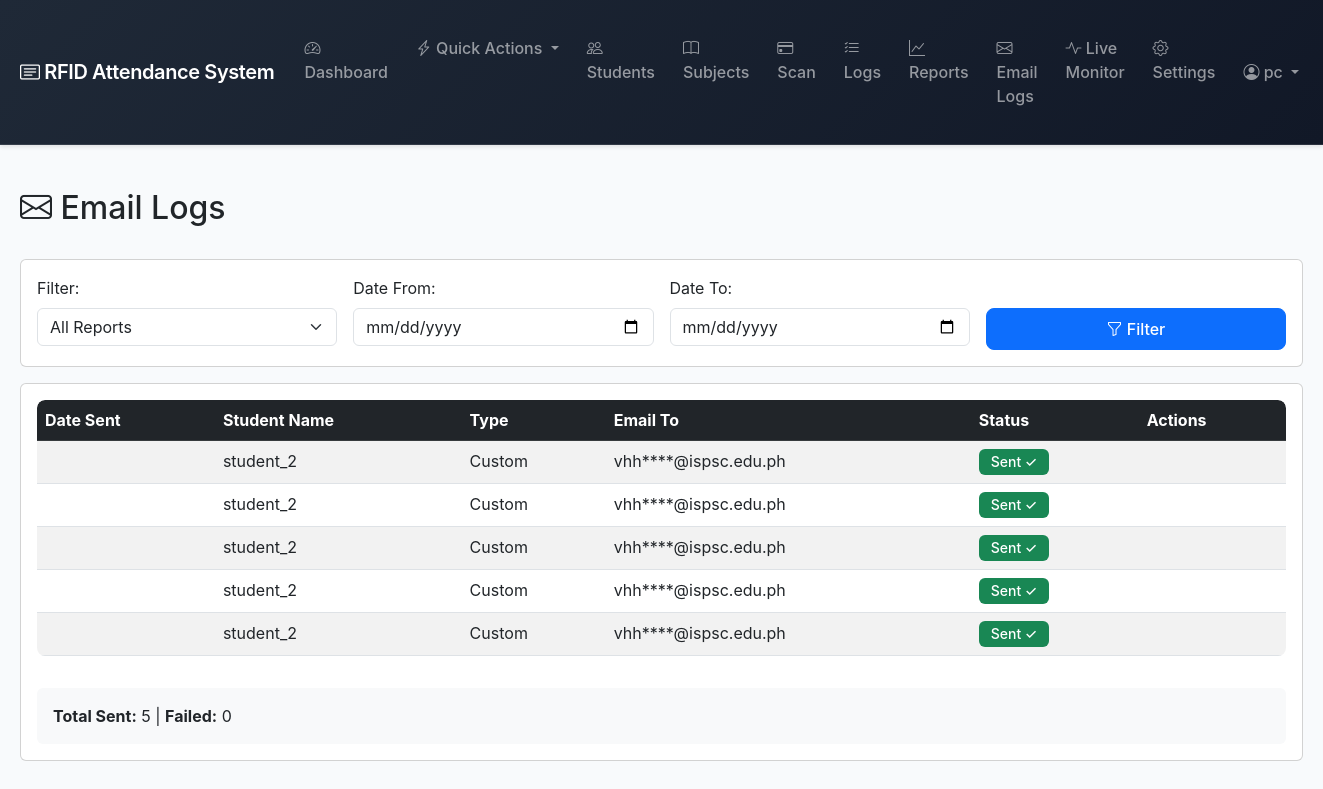
/email-logs/ (signed in), run on the app's committed database.
### attendance/models.py (models this page shows, shortened)
class EmailLog(models.Model):
    STATUS_CHOICES = [
        ('SENT', 'Sent'),
        ('FAILED', 'Failed'),
        ('PENDING', 'Pending'),
    ]
    TYPE_CHOICES = [
        ('SEMESTER', 'Semester Report'),
        ('WARNING', 'Warning'),
        ('DAILY', 'Daily Report'),
        ('CUSTOM', 'Custom'),
    ]
    student = models.ForeignKey(Student, on_delete=models.CASCADE, related_name='email_logs')
    email_to = models.EmailField()
    email_cc = models.EmailField(blank=True)
    email_bcc = models.EmailField(blank=True)
    subject = models.CharField(max_length=200)
    message_body = models.TextField()
    email_type = models.CharField(max_length=20, choices=TYPE_CHOICES, default='SEMESTER')
    status = models.CharField(max_length=10, choices=STATUS_CHOICES, default='PENDING')
    sent_at = models.DateTimeField(null=True, blank=True)
    error_message = models.TextField(blank=True)
    created_at = models.DateTimeField(auto_now_add=True)
    class Meta:
        ordering = ['-created_at']
        indexes = [
            models.Index(fields=['status', 'created_at']),
            models.Index(fields=['student', 'email_type']),
        ]

class Student(models.Model):
    rfid_id = models.CharField(max_length=50, unique=True)
    student_id = models.CharField(max_length=50, unique=True, null=True, blank=True)
    name = models.CharField(max_length=100)
    course = models.ForeignKey('Course', on_delete=models.PROTECT, related_name='students', help_text="Student's enrolled course")
    section = models.ForeignKey('Section', on_delete=models.PROTECT, related_name='students', null=True, blank=True, help_text="Student's section (A, B, C, etc.)")
    email = models.EmailField()
    adviser = models.ForeignKey(Adviser, on_delete=models.SET_NULL, null=True, blank=True, related_name='students')
    user = models.OneToOneField(User, on_delete=models.CASCADE, null=True, blank=True, related_name='student_profile')
    created_at = models.DateTimeField(auto_now_add=True, null=True, blank=True)
    updated_at = models.DateTimeField(auto_now=True, null=True, blank=True)
    class Meta:
        ordering = ['name']

### attendance/views.py (the view)
# urls.py: path('email-logs/', views.email_logs, name='email_logs'),
@login_required
def email_logs(request):
    email_type = request.GET.get('type', '')
    date_from = request.GET.get('date_from', '')
    date_to = request.GET.get('date_to', '')
    logs = EmailLog.objects.select_related('student').all()
    if request.user.is_superuser or request.user.is_staff:
        pass  # Show all logs
    elif hasattr(request.user, 'adviser_profile'):
        adviser = request.user.adviser_profile
        adviser_student_ids = Student.objects.filter(adviser=adviser).values_list('id', flat=True)
        logs = logs.filter(student_id__in=adviser_student_ids)
    else:
        accessible_courses = get_user_accessible_courses(request.user)
        if accessible_courses.exists():
            logs = logs.filter(student__course__in=accessible_courses)
        else:
            logs = logs.none()
    if email_type:
        logs = logs.filter(email_type=email_type)
    if date_from:
        try:
            logs = logs.filter(created_at__gte=datetime.strptime(date_from, '%Y-%m-%d'))
        except:
            pass
    if date_to:
        try:
            logs = logs.filter(created_at__lte=datetime.strptime(date_to, '%Y-%m-%d') + timedelta(days=1))
        except:
            pass
    logs = logs.order_by('-created_at')
    stats = {
        'total_sent': logs.filter(status='SENT').count(),
        'total_failed': logs.filter(status='FAILED').count(),
    }
    context = {
        'logs': logs,
        'email_type': email_type,
        'date_from': date_from,
        'date_to': date_to,
        'stats': stats,
    }
    return render(request, 'attendance/email_logs.html', context)

### attendance/templatetags/email_filters.py (called while the page is built)
@register.filter
def mask_email(email):
    if not email or '@' not in str(email):
        return email
    email_str = str(email)
    local_part, domain = email_str.split('@', 1)
    if len(local_part) <= 3:
        masked_local = local_part + '****'
    else:
        masked_local = local_part[:3] + '****'
    return f"{masked_local}@{domain}"

### attendance/templates/attendance/email_logs.html (shortened to what this page needs)
{% extends 'attendance/base.html' %}
{% load email_filters %}
{% block content %}
<div class="d-flex justify-content-between align-items-center mb-4">
    <h2><i class="bi bi-envelope"></i> Email Logs</h2>
</div>
<div class="card mb-3">
    <div class="card-body">
        <form method="GET" action="{% url 'email_logs' %}" class="row g-3">
            <div class="col-md-3">
                <label for="type" class="form-label">Filter:</label>
                <select class="form-select" id="type" name="type">
                    <option value="">All Reports</option>
                </select>
            </div>
            <div class="col-md-3">
                <label for="date_from" class="form-label">Date From:</label>
                <input type="date" class="form-control" id="date_from" name="date_from" value="{{ date_from }}">
            </div>
            <div class="col-md-3">
                <label for="date_to" class="form-label">Date To:</label>
                <input type="date" class="form-control" id="date_to" name="date_to" value="{{ date_to }}">
            </div>
            <div class="col-md-3">
                <label class="form-label">&nbsp;</label>
                <button type="submit" class="btn btn-primary w-100">
                    <i class="bi bi-funnel"></i> Filter
                </button>
            </div>
        </form>
    </div>
</div>
<div class="card">
    <div class="card-body">
        <div class="table-responsive">
            <table class="table table-striped table-hover">
                <thead class="table-dark">
                    <tr>
                        <th>Date Sent</th>
                        <th>Student Name</th>
                        <th>Type</th>
                        <th>Email To</th>
                        <th>Status</th>
                        <th>Actions</th>
                    </tr>
                </thead>
                <tbody>
                    {% for log in logs %}
                    <tr>
                        <td>{{ log.sent_at|date:"m/d/y"|default:log.created_at|date:"m/d/y" }}</td>
                        <td>{{ log.student.name }}</td>
                        <td>{{ log.get_email_type_display }}</td>
                        <td>{{ log.email_to|mask_email }}</td>
                        <td>
                            {% if log.status == 'SENT' %}
                                <span class="badge bg-success">Sent ✓</span>
                            {% elif log.status == 'FAILED' %}
                                <span class="badge bg-danger">Failed ✗</span>
                            {% else %}
                                <span class="badge bg-warning">Pending</span>
                            {% endif %}
                        </td>
                        <td>
                        </td>
                    </tr>
                    {% empty %}
                    <tr>
                        <td colspan="6" class="text-center">No email logs found.</td>
                    </tr>
                    {% endfor %}
                </tbody>
            </table>
        </div>
        <div class="mt-3 p-3 bg-light rounded">
            <strong>Total Sent:</strong> {{ stats.total_sent }} |
            <strong>Failed:</strong> {{ stats.total_failed }}
        </div>
    </div>
</div>
{% endblock %}

### attendance/templates/attendance/base.html (shortened to what this page needs)
<!DOCTYPE html>
<html lang="en">
<head>
    <link href="https://cdn.jsdelivr.net/npm/bootstrap@5.3.0/dist/css/bootstrap.min.css" rel="stylesheet">
    <link rel="stylesheet" href="https://cdn.jsdelivr.net/npm/bootstrap-icons@1.11.0/font/bootstrap-icons.css">
</head>
<body>
    {% if user.is_authenticated %}
    <nav class="navbar navbar-expand-lg navbar-dark {% if user.student_profile %}bg-success{% elif is_adviser %}bg-info{% else %}bg-dark{% endif %} mb-4">
        <div class="container-fluid">
            <a class="navbar-brand" href="{% if user.student_profile %}{% url 'student_features' %}{% elif is_adviser %}{% url 'adviser_features' %}{% else %}{% url 'dashboard' %}{% endif %}">
                <i class="bi bi-card-text"></i> RFID Attendance System
            </a>
            <div class="collapse navbar-collapse" id="navbarNav">
                {% if user.student_profile %}
                <ul class="navbar-nav me-auto">
                    <li class="nav-item">
                        <a class="nav-link" href="{% url 'student_features' %}">
                            <i class="bi bi-speedometer2"></i> Features
                        </a>
                    </li>
                    <li class="nav-item">
                        <a class="nav-link" href="{% url 'student_dashboard' %}">
                            <i class="bi bi-clipboard-data"></i> My Dashboard
                        </a>
                    </li>
                    <li class="nav-item">
                        <a class="nav-link" href="{% url 'student_enroll_subjects' %}">
                            <i class="bi bi-book-plus"></i> Enroll Subjects
                        </a>
                    </li>
                </ul>
                <ul class="navbar-nav">
                    <li class="nav-item dropdown">
                        <a class="nav-link dropdown-toggle" href="#" id="navbarDropdown" role="button" data-bs-toggle="dropdown">
                            <i class="bi bi-person-circle"></i> {{ user.student_profile.name }}
                        </a>
                        <ul class="dropdown-menu dropdown-menu-end">
                            <li><a class="dropdown-item" href="{% url 'student_features' %}">
                                <i class="bi bi-speedometer2"></i> Features Dashboard
                            </a></li>
                            <li><a class="dropdown-item" href="{% url 'student_dashboard' %}">
                                <i class="bi bi-house"></i> Dashboard
                            </a></li>
                            <li><a class="dropdown-item" href="{% url 'student_enroll_subjects' %}">
                                <i class="bi bi-book-plus"></i> Enroll Subjects
                            </a></li>
                            <li><hr class="dropdown-divider"></li>
                            <li><a class="dropdown-item" href="{% url 'student_logout' %}">
                                <i class="bi bi-box-arrow-right"></i> Logout
                            </a></li>
                        </ul>
                    </li>
                </ul>
                {% else %}
                <ul class="navbar-nav me-auto">
                    <li class="nav-item">
                        <a class="nav-link" href="{% url 'dashboard' %}">
                            <i class="bi bi-speedometer2"></i> Dashboard
                        </a>
                    </li>
                    <li class="nav-item dropdown">
                        <a class="nav-link dropdown-toggle" href="#" id="quickActionsDropdown" role="button" data-bs-toggle="dropdown" aria-expanded="false">
                            <i class="bi bi-lightning-charge"></i> Quick Actions
                        </a>
                    </li>
                    <li class="nav-item">
                        <a class="nav-link" href="{% url 'student_list' %}">
                            <i class="bi bi-people"></i> Students
                        </a>
                    </li>
                    <li class="nav-item">
                        <a class="nav-link" href="{% url 'subject_list' %}">
                            <i class="bi bi-book"></i> Subjects
                        </a>
                    </li>
                    <li class="nav-item">
                        <a class="nav-link" href="{% url 'scan' %}">
                            <i class="bi bi-credit-card"></i> Scan
                        </a>
                    </li>
                    <li class="nav-item">
                        <a class="nav-link" href="{% url 'attendance_logs' %}">
                            <i class="bi bi-list-check"></i> Logs
                        </a>
                    </li>
                    <li class="nav-item">
                        <a class="nav-link" href="{% url 'student_summary' %}">
                            <i class="bi bi-graph-up"></i> Reports
                        </a>
                    </li>
                    <li class="nav-item">
                        <a class="nav-link" href="{% url 'email_logs' %}">
                            <i class="bi bi-envelope"></i> Email Logs
                        </a>
                    </li>
                    <li class="nav-item">
                        <a class="nav-link" href="{% url 'live_monitor' %}">
                            <i class="bi bi-activity"></i> Live Monitor
                        </a>
                    </li>
                    <li class="nav-item">
                        <a class="nav-link" href="{% url 'settings' %}">
                            <i class="bi bi-gear"></i> Settings
                        </a>
                    </li>
                </ul>
                <ul class="navbar-nav">
                    <li class="nav-item dropdown">
                        <a class="nav-link dropdown-toggle" href="#" id="navbarDropdown" role="button" data-bs-toggle="dropdown">
                            <i class="bi bi-person-circle"></i> {{ user.get_full_name|default:user.username }}
                        </a>
                    </li>
                </ul>
                {% endif %}
            </div>
        </div>
    </nav>
    {% endif %}
    <div class="container-fluid">
        {% block content %}{% endblock %}
    </div>
</body>
</html>

### attendance/templates/attendance/base.html (style rules this page uses)
:root { --primary-blue: #2563eb; --primary-blue-dark: #1e40af; --primary-blue-light: #3b82f6; --nav-bg-adviser: #1e3a8a; --nav-bg-student: #059669; --nav-bg-admin: #1f2937; }
body { background-color: #f8fafc; font-family: -apple-system, BlinkMacSystemFont, 'Segoe UI', Roboto, 'Helvetica Neue', Arial, sans-serif; }
.navbar { box-shadow: 0 2px 4px rgba(0,0,0,0.1); border-bottom: 1px solid rgba(255,255,255,0.1); }
.navbar-dark.bg-dark { background: linear-gradient(135deg, var(--nav-bg-admin) 0%, #111827 100%) !important; }
.navbar-brand { font-weight: 600; font-size: 1.25rem; letter-spacing: -0.02em; }
.nav-link { font-weight: 500; transition: all 0.2s ease; border-radius: 6px; margin: 0 2px; padding: 8px 12px !important; }
.table-responsive { max-height: 600px; overflow-y: auto; border-radius: 8px; }
.table { border-radius: 8px; overflow: hidden; }
.table thead { background-color: #f8fafc; }
.table-hover tbody tr { transition: background-color 0.15s ease; }
.badge { padding: 6px 12px; font-weight: 500; border-radius: 6px; font-size: 0.875rem; }
.btn { border-radius: 8px; font-weight: 500; padding: 8px 16px; transition: all 0.2s ease; }
.container-fluid { padding: 20px; }
html { scroll-behavior: smooth; }

### data on the page
EmailLog: student.name "student_2", email_type "Custom", email_to|mask_email "vhh****@ispsc.edu.ph", status "Sent ✓"
EmailLog: student.name "student_2", email_type "Custom", email_to|mask_email "vhh****@ispsc.edu.ph", status "Sent ✓"
EmailLog: student.name "student_2", email_type "Custom", email_to|mask_email "vhh****@ispsc.edu.ph", status "Sent ✓"
EmailLog: student.name "student_2", email_type "Custom", email_to|mask_email "vhh****@ispsc.edu.ph", status "Sent ✓"
EmailLog: student.name "student_2", email_type "Custom", email_to|mask_email "vhh****@ispsc.edu.ph", status "Sent ✓"

### other printed values
{{ user.get_full_name|default:user.username }} "pc"
{{ stats.total_sent }} "5"
{{ stats.total_failed }} "0"
